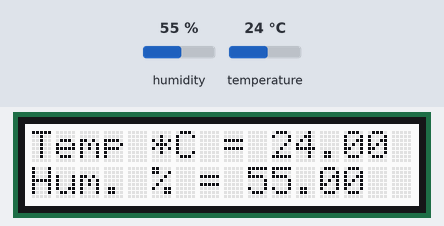
Bench run of a sketch on a simulated Arduino Uno, built with avr-gcc and run on an emulated ATmega328P. Parts: 16×2 character LCD. The test bench sets the inputs (shaded band); at power-on: humidity 55 %, temperature 24 °C.

Above: at 1.2 s.
1.3 s: humidity set to 22 %
At 3.2 s:
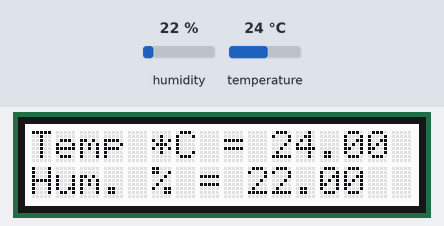
3.7 s: temperature set to 12 °C
At 4.9 s:
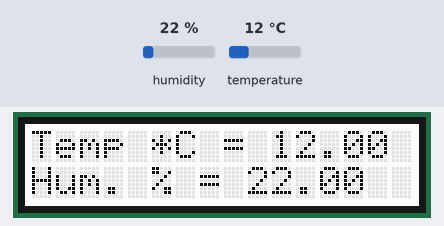
5.9 s: humidity set to 40 %
At 7.7 s:
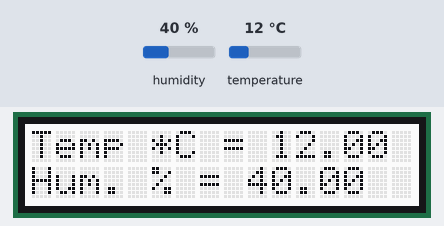
8.0 s: temperature set to 19 °C
At 9.8 s:
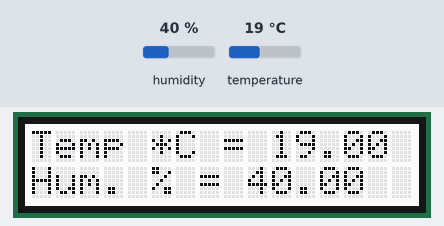
Timing chart, 0 to 11.1 s (numbered marks = the images above; inputs shaded):
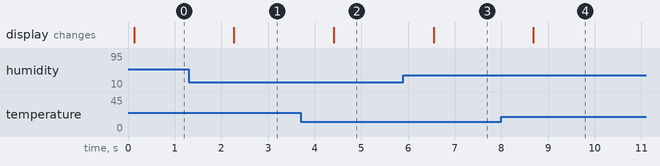

The sketch:

temperature_monitoring.ino
```cpp
#include <Arduino.h>
#include <Adafruit_SHT31.h>
#include <Wire.h>
#include <rgb_lcd.h>

rgb_lcd lcd;                             //importing LCD functions
Adafruit_SHT31 sht31 = Adafruit_SHT31(); //importing Sensor functions

void setup() {
  // Initialize LCD
  lcd.begin(16,2);
  // Initialize Temp Sensor
  sht31.begin(0x44);

  // Set LCD color (rrr, ggg, bbb)
  lcd.setRGB(255, 255, 255);
}

void loop() {

  // Variables for the temperature and humidity
  float temp = sht31.readTemperature();
  float hum = sht31.readHumidity();


  if (! isnan(temp)) {                    // check if 'is not a number'
    lcd.setCursor(0,0);                   //Set LCD cursor to first column, top row
    lcd.print("Temp *C = ");
    lcd.print(temp);
  } else {
    lcd.print("Failed to read temperature");
  }

  if (! isnan(hum)) {                     // check if 'is not a number'
    lcd.setCursor(0,1);                   //Set LCD cursor to first column, bottom row
    lcd.print("Hum. % = ");
    lcd.print(hum);
  } else {
    lcd.print("Failed to read humidity");
  }
  delay(1000);
}
```

Measured:
- after the input at 1.3 s, the display: changes after 0.97 s (image 1)
- after the input at 3.7 s, the display: changes after 0.71 s (image 2)
- after the input at 5.9 s, the display: changes after 0.65 s (image 3)
- after the input at 8.0 s, the display: changes after 0.69 s (image 4)
